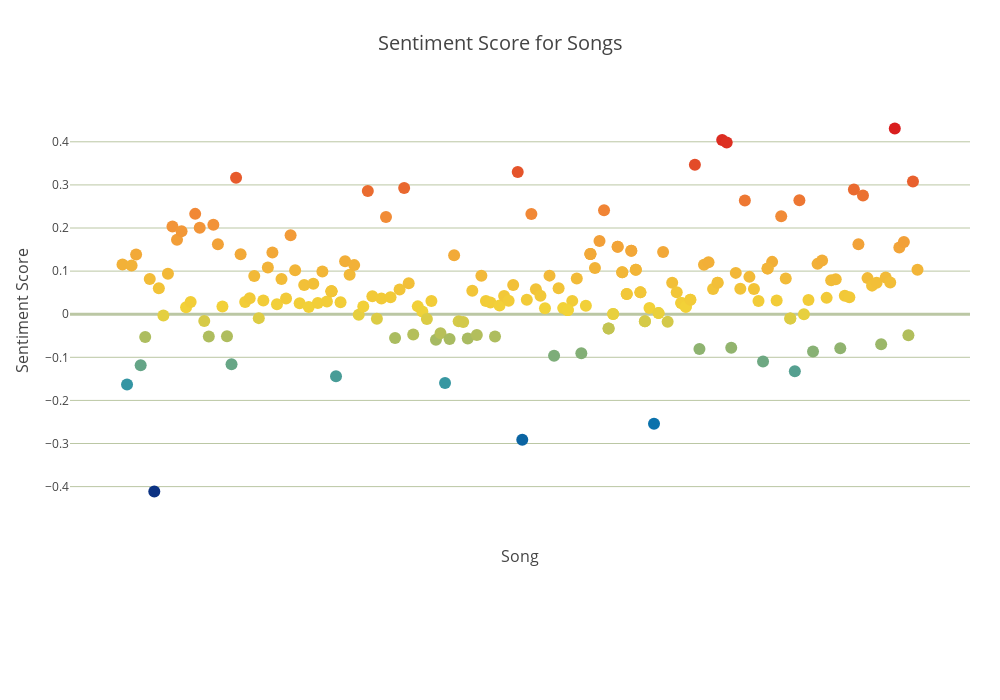

Notebook source saved alongside this figure:
### Markdown cell above
### Plot Sentiment Scores for Songs

### Code cell
trace1 = go.Scatter(
    x= df_songMetrics['song'],
    y= df_songMetrics['sentiment'],
    mode='markers',
    marker=dict(
        size=12,
        color = df_songMetrics['sentiment'], #set color equal to a variable
        colorscale='Portland'))
data = [trace1]

layout = go.Layout(
        width = 1000,
        height = 700,
        title = 'Sentiment Score for Songs',
        hovermode= 'closest',
        titlefont = dict(size=20),
         xaxis = dict(
            title = 'Song',
            titlefont = dict(size=16),
            showticklabels=False,
            showgrid=False),
         yaxis = dict(
            title = 'Sentiment Score',
            titlefont = dict(size=16),
            autorange = True,
            showgrid = True,
            zeroline = True,
            dtick = 0.1,
            gridcolor = '#BBC7A4',
            gridwidth = 1,
            zerolinecolor = '#BBC7A4',
            zerolinewidth = 3),
        margin = dict(
            l = 70,
            r = 30,
            b = 180,
            t = 100),
        showlegend=False)

fig = dict(data=data,layout=layout)
iplot(fig, filename='sentiment')

### Figure 1 — Plotly figure (JSON) as saved in the notebook; plotly's stock layout.template omitted (floating-point values rounded to 4 significant figures; data arrays with more than 128 entries replaced by an {"elided": "..."} marker saying what was removed)
{"data": [{"marker": {"color": {"elided": "198 float values"}, "colorscale": "Portland", "size": 12}, "mode": "markers", "type": "scatter", "x": {"elided": "198 str values"}, "y": {"elided": "198 float values"}}], "layout": {"height": 700, "hovermode": "closest", "margin": {"b": 180, "l": 70, "r": 30, "t": 100}, "showlegend": false, "title": "Sentiment Score for Songs", "titlefont": {"size": 20}, "width": 1000, "xaxis": {"showgrid": false, "showticklabels": false, "title": "Song", "titlefont": {"size": 16}}, "yaxis": {"autorange": true, "dtick": 0.1, "gridcolor": "#BBC7A4", "gridwidth": 1, "showgrid": true, "title": "Sentiment Score", "titlefont": {"size": 16}, "zeroline": true, "zerolinecolor": "#BBC7A4", "zerolinewidth": 3}}}
